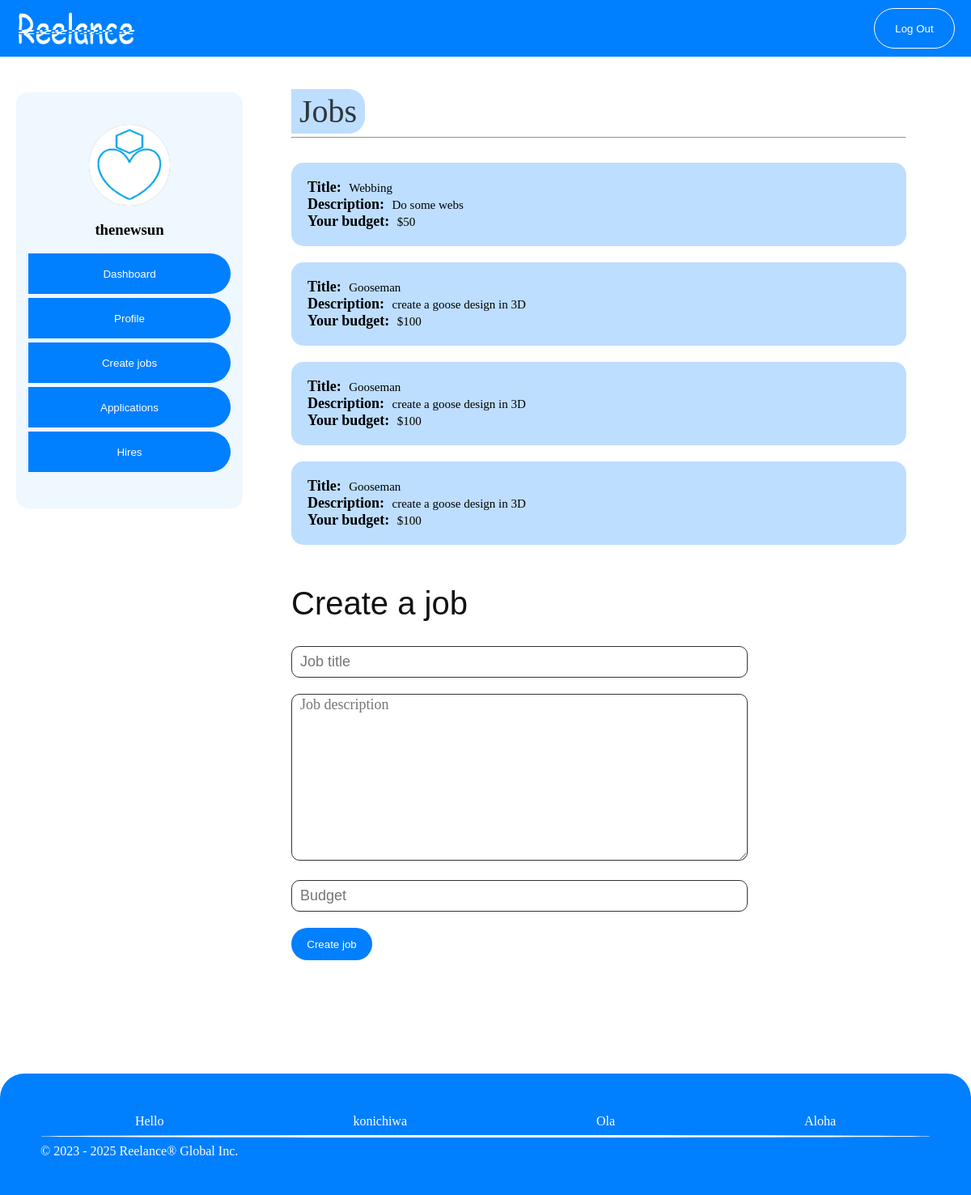
Page /client/jobs (signed in) on the committed database.
### lance/models.py (models this page shows, shortened)
class PostJob(models.Model):
    title = models.CharField(max_length=500)
    description = models.TextField(max_length=1000)
    budget = models.IntegerField()
    tag_list = (
        ('html', 'HTML'),
        ('css', 'CSS'),
        ('python', 'Python')
    )
    tags = models.CharField(max_length=50, choices=tag_list, default='Select Tags')
    time_posted = models.DateTimeField(auto_now_add=True, null=True)
    author = models.CharField(max_length=100, null=True)

### lance/views.py (the view)
# urls.py: path('client/jobs', views.ClientJobs, name='client-jobs'),
def ClientJobs(request):
    if request.method == 'POST':
        job_title = request.POST.get('job_title')
        job_description = request.POST.get('job_description')
        job_budget = request.POST.get('budget')
        new_job = PostJob.objects.create(title=job_title, description=job_description, budget=job_budget, author=request.user)
    jobs = PostJob.objects.filter(author=request.user)
    print(len(jobs))
    page = 'jobs'
    context = {
        'page': page,
        'jobs': jobs,
    }
    return render(request, 'lance/client.html', context)

### lance/templates/lance/client.html (shortened to what this page needs)
{% load static %}
<!DOCTYPE html>
<html lang="en">
<head>
</head>
<body>
    <div style="display: inline-flexbox; width: 100%;">
        <div class="navbar">
            <div class="navbar-logo">
                <img src="{% static 'images/logo.png' %}" alt="logo" width="150px" height="50px">
            </div>
            <div class="navbar-items">
                <a href="{% url 'logout' %}"><button id="navbar-items">Log Out</button></a>
            </div>
        </div>
        <div id="items">
            <div align="center" style="width: 25%; height: 550px; padding: 40px 10px 0px 20px;">
                <div style=" background-color: #0080ff10; border-radius: 15px; padding: 40px 0px 40px 0px;">
                    <div style="height: 100px; width: 100px; border: none; border-radius: 50px; background-color: #999999;">
                        <img style="border-radius: 50%;" src="{% static 'images/avatar.png' %}" alt="" height="100%" width="100%">
                    </div>
                    <h3>{{request.user}}</h3>
                    <a href="{% url 'client-dashboard' %}"><button id="button" type="button" style="border-radius: 0 25px 25px 0;">Dashboard</button></a>
                    <a href="{% url 'client-profile' %}"><button id="button" type="button" style="border-radius: 0 25px 25px 0;">Profile</button></a>
                    <a href="{% url 'client-jobs' %}"><button id="button" type="button" style="border-radius: 0 25px 25px 0;">Create jobs</button></a>
                    <a href="{% url 'client-applications' %}"><button id="button" type="button" style="border-radius: 0 25px 25px 0;">Applications</button></a>
                    <a href="{% url 'client-hires' %}"><button id="button" type="button" style="border-radius: 0 25px 25px 0;">Hires</button></a>
                </div>
            </div>
            <div style="width: 75%; height: wrap-content; padding: 40px 40px 0px 10px; font-family: bahnschrift">
                <div style="border-radius: 5px; height: wrap-content; padding: 0 40px 40px 40px;">
                    {% if page == 'jobs' %}
                    <span style="font-size: 40px; font-family: bahnschrift; color: #0f0f0fce; border-radius: 0 20px 20px 0; padding: 5px 10px 5px 10px; background-color: #0080ff42">Jobs</span><hr style=" margin-bottom: 30px;">
                        {% for job in jobs %}
                            {% if job != None %}
                                <div style="background-color: #0080ff42; padding: 20px; border-radius: 15px; margin: 0 0 20px 0;">
                                    <label style="font-size: 18px;" for=""><b>Title:&ThickSpace;</b></label>
                                    <span style="font-size:  15px;">{{job.title}}</span> <br>
                                    <label style="font-size: 18px;" for=""><b>Description:&ThickSpace;</b></label>
                                    <span style="font-size: 15px;"> {{job.description}}</span><br>
                                    <label style="font-size: 18px;" for=""><b>Your budget:&ThickSpace;</b></label>
                                    <span style="font-size: 15px;">${{job.budget}}</span>
                                </div>
                            {% else %}
                                Nothing to show here
                            {% endif %}
                        {% endfor %}
                    <div style="margin-top: 50px;">
                        <span style="font-size: 40px; font-family: Arial, Helvetica, sans-serif; color: #121212; border-radius: 0 20px 20px 0; padding: 5px 10px 5px 0px;">Create a job</span>
                        <form method="post" style="margin-top: 30px;">
                            <input style="width: 550px; height: 35px; border: solid 1px #333; padding-left: 10px; border-radius: 10px; font-size: 18px; margin-bottom: 20px;" type="text" name="job_title" id="" placeholder="Job title"><br>
                            <textarea style="width: 550px; height: 200px; border: solid 1px #333; padding-left: 10px; border-radius: 10px; font-size: 18px; margin-bottom: 20px; font-family: bahnschrift;" name="job_description" id="" placeholder="Job description"></textarea><br>
                            <input style="width: 550px; height: 35px; border: solid 1px #333; padding-left: 10px; border-radius: 10px; font-size: 18px; margin-bottom: 20px;" type="number" name="budget" id="" placeholder="Budget"><br>
                            <input style="background-color: #007fff; color: #fff; height: 40px; width: 100px; border: none; border-radius: 20px;" type="submit" value="Create job">
                        </form>
                    </div>
                    {% endif %}
                </div>
            </div>
        </div>
        <footer style="margin-top: 100px; ">
            <div style="padding: 50px; background-color: #007fff; color: white; height: 50px; width: wrap-content; font-family: bahnschrift; border: none; border-radius: 30px 30px 0 0;">
                <section style="display: flex; justify-content: space-around;">
                    <section>Hello</section>
                    <section>konichiwa</section>
                    <section>Ola</section>
                    <section>Aloha</section>
                </section>
                <hr style="height: 3px; border: none; background-color: white; border-radius: 50%;">
                <section>&copy; 2023 - 2025 Reelance® Global Inc.</section>
            </div>
        </footer>
    </div>
</body>
</html>

### lance/templates/lance/client.html (style rules this page uses)
body { margin: 0px; padding: 0px; width: 100%; }
.navbar { width: 100%; height: 70px; display: flexbox; background-color: #007fff; }
.navbar-logo { float: left; padding: 10px 0px 10px 20px; }
.navbar-items { float: right; display: inline; padding: 10px 20px 10px 0px; }
#navbar-items { background-color: #007fff; font-family: Arial, Helvetica, sans-serif; padding: 0px 20px 0px 20px; height: 50px; width: 100px; border-radius: 25px; border: solid 1px white; color: white; }
#items { display: flex; width: 100%; margin: 0px; }
#button { background-color: #007fff; height: 50px; width: 250px; margin-bottom: 5px; border: none; color: #fff; }

### rows in the picture
PostJob: title "Webbing", description "Do some webs", budget "50"
PostJob: title "Gooseman", description "create a goose design in 3D", budget "100"
PostJob: title "Gooseman", description "create a goose design in 3D", budget "100"
PostJob: title "Gooseman", description "create a goose design in 3D", budget "100"

### other values in the picture
{{ request.user }} "thenewsun"
